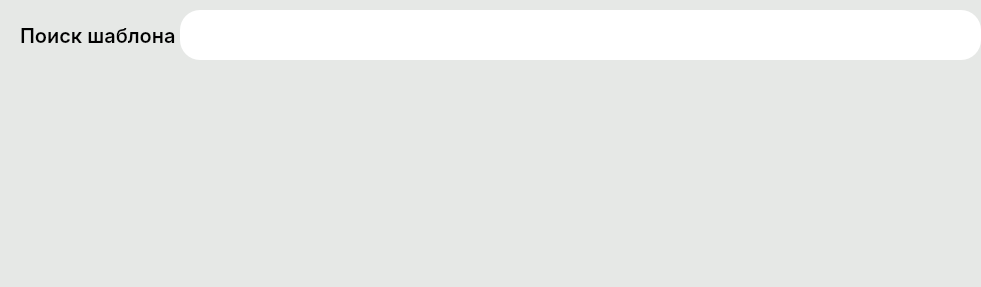
<?xml version="1.0" encoding="UTF-8"?>
<ui version="4.0">
 <class>Form</class>
 <widget class="QWidget" name="Form">
  <property name="geometry">
   <rect>
    <x>0</x>
    <y>0</y>
    <width>981</width>
    <height>287</height>
   </rect>
  </property>
  <property name="windowTitle">
   <string>Form</string>
  </property>
  <property name="styleSheet">
   <string notr="true">background-color: rgb(230, 232, 230);
</string>
  </property>
  <widget class="QLabel" name="label">
   <property name="geometry">
    <rect>
     <x>20</x>
     <y>10</y>
     <width>161</width>
     <height>51</height>
    </rect>
   </property>
   <property name="styleSheet">
    <string notr="true">font-family: Inter,sans-serif;
font-weight: 500;
font-size:20px;
</string>
   </property>
   <property name="text">
    <string>Поиск шаблона</string>
   </property>
  </widget>
  <widget class="QLineEdit" name="search_edit">
   <property name="geometry">
    <rect>
     <x>180</x>
     <y>10</y>
     <width>801</width>
     <height>50</height>
    </rect>
   </property>
   <property name="styleSheet">
    <string notr="true">border-radius: 20px;
background-color: white;</string>
   </property>
  </widget>
  <widget class="QListWidget" name="list">
   <property name="geometry">
    <rect>
     <x>10</x>
     <y>70</y>
     <width>961</width>
     <height>211</height>
    </rect>
   </property>
   <property name="minimumSize">
    <size>
     <width>0</width>
     <height>0</height>
    </size>
   </property>
   <property name="styleSheet">
    <string notr="true">QListWidget::item {
margin-right: 50px;

}
QListWidget{
border: none;
font-family: Inter,sans-serif;
font-weight: 500;
font-size:15px;
}</string>
   </property>
   <property name="lineWidth">
    <number>1</number>
   </property>
   <property name="verticalScrollBarPolicy">
    <enum>Qt::ScrollBarAlwaysOff</enum>
   </property>
   <property name="horizontalScrollBarPolicy">
    <enum>Qt::ScrollBarAsNeeded</enum>
   </property>
   <property name="autoScroll">
    <bool>true</bool>
   </property>
   <property name="autoScrollMargin">
    <number>16</number>
   </property>
   <property name="alternatingRowColors">
    <bool>false</bool>
   </property>
   <property name="iconSize">
    <size>
     <width>100</width>
     <height>100</height>
    </size>
   </property>
   <property name="verticalScrollMode">
    <enum>QAbstractItemView::ScrollPerItem</enum>
   </property>
   <property name="isWrapping" stdset="0">
    <bool>false</bool>
   </property>
   <property name="resizeMode">
    <enum>QListView::Fixed</enum>
   </property>
   <property name="layoutMode">
    <enum>QListView::SinglePass</enum>
   </property>
   <property name="spacing">
    <number>0</number>
   </property>
   <property name="viewMode">
    <enum>QListView::IconMode</enum>
   </property>
   <property name="uniformItemSizes">
    <bool>false</bool>
   </property>
   <property name="batchSize">
    <number>100</number>
   </property>
   <property name="selectionRectVisible">
    <bool>true</bool>
   </property>
  </widget>
 </widget>
 <resources/>
 <connections/>
</ui>
